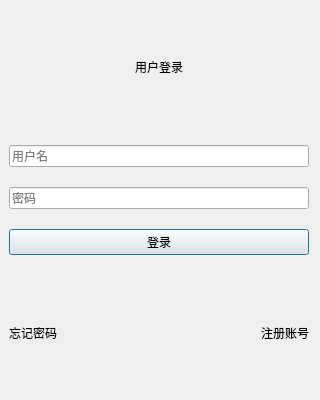
<?xml version="1.0" encoding="UTF-8"?>
<ui version="4.0">
 <class>LoginDialog</class>
 <widget class="QDialog" name="LoginDialog">
  <property name="geometry">
   <rect>
    <x>0</x>
    <y>0</y>
    <width>320</width>
    <height>400</height>
   </rect>
  </property>
  <property name="windowTitle">
   <string>用户登录</string>
  </property>
  <layout class="QVBoxLayout" name="verticalLayout" stretch="0,0,0,0,0">
   <property name="spacing">
    <number>20</number>
   </property>
   <property name="leftMargin">
    <number>9</number>
   </property>
   <property name="topMargin">
    <number>9</number>
   </property>
   <property name="bottomMargin">
    <number>9</number>
   </property>
   <item>
    <widget class="QLabel" name="titleLabel">
     <property name="text">
      <string>用户登录</string>
     </property>
     <property name="alignment">
      <set>Qt::AlignCenter</set>
     </property>
    </widget>
   </item>
   <item>
    <widget class="QLineEdit" name="userEdit">
     <property name="placeholderText">
      <string>用户名</string>
     </property>
    </widget>
   </item>
   <item>
    <widget class="QLineEdit" name="pwdEdit">
     <property name="echoMode">
      <enum>QLineEdit::Password</enum>
     </property>
     <property name="placeholderText">
      <string>密码</string>
     </property>
    </widget>
   </item>
   <item>
    <widget class="QPushButton" name="loginBtn">
     <property name="text">
      <string>登录</string>
     </property>
    </widget>
   </item>
   <item>
    <layout class="QHBoxLayout" name="linkLayout">
     <property name="spacing">
      <number>0</number>
     </property>
     <item>
      <widget class="QLabel" name="forgotLabel">
       <property name="text">
        <string>忘记密码</string>
       </property>
      </widget>
     </item>
     <item>
      <spacer name="horizontalSpacer">
       <property name="orientation">
        <enum>Qt::Horizontal</enum>
       </property>
       <property name="sizeHint" stdset="0">
        <size>
         <width>40</width>
         <height>20</height>
        </size>
       </property>
      </spacer>
     </item>
     <item>
      <widget class="QLabel" name="registerLabel">
       <property name="text">
        <string>注册账号</string>
       </property>
      </widget>
     </item>
    </layout>
   </item>
  </layout>
 </widget>
 <resources/>
 <connections/>
</ui>
